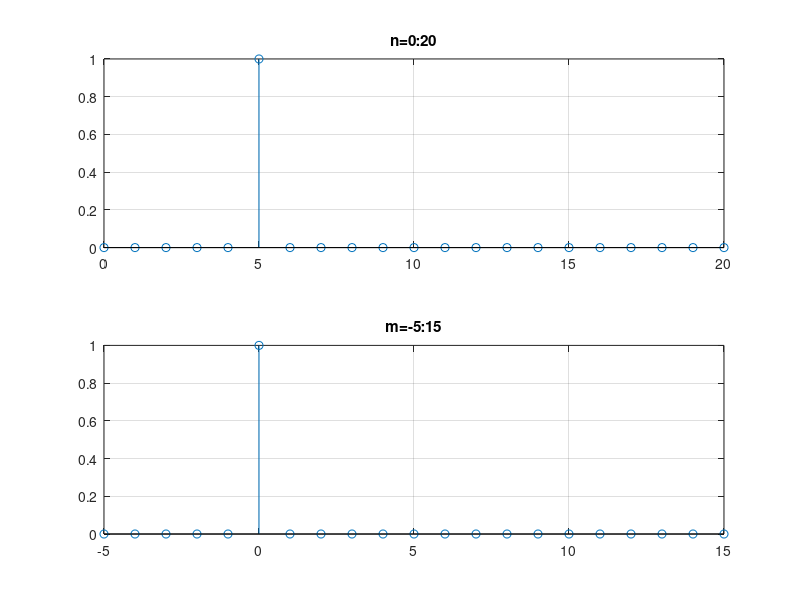
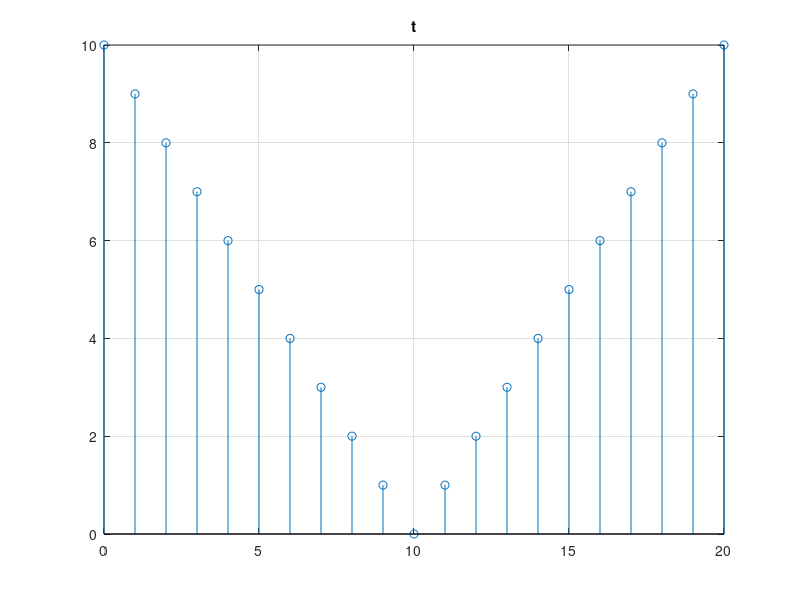
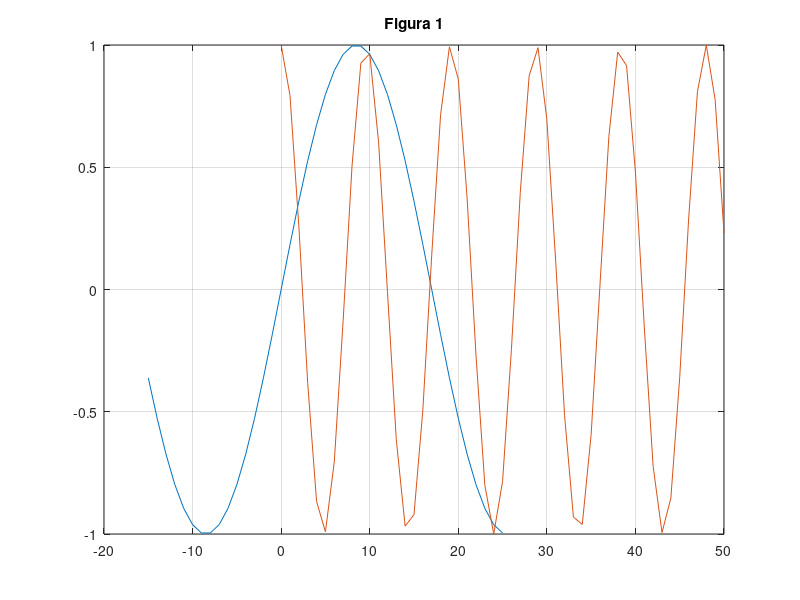
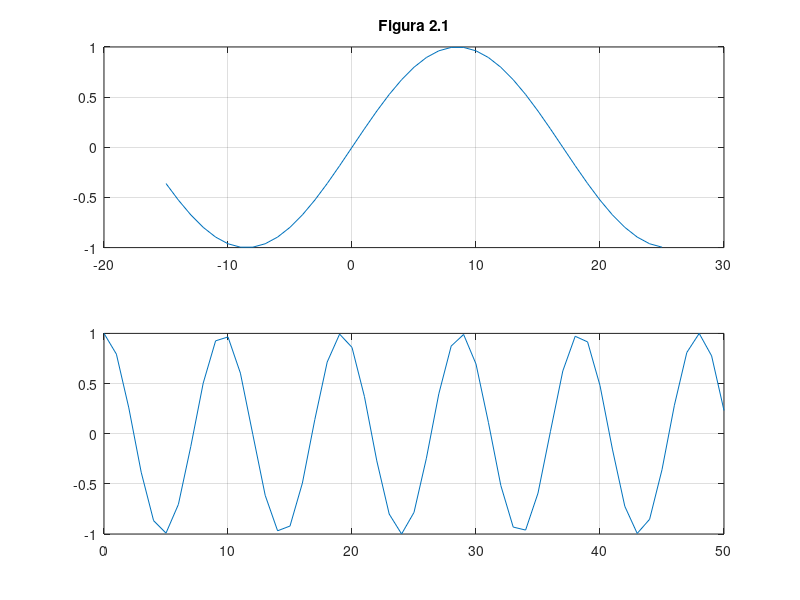

The MATLAB source for these figures, in order:
clear all
close all
clc

% subpunctul a)
z=([zeros(1,5) 1 zeros(1,15)]); 
n=0:20;
m=-5:15;
subplot(2,1,1),stem(n,z),title('n=0:20'),grid 
subplot(2,1,2),stem(m,z),title('m=-5:15'),grid

% subpunctul b)
t=abs(10-n);
figure
stem(n,t),title('t'),grid

% subpunctul c)
n1=-15:25;
n2=0:50;

x1=sin((pi/17)*n1);
x2=cos((pi/sqrt(23))*n2);
figure
plot(n1,x1,n2,x2),title('Figura 1'),grid

figure
subplot(2,1,1),plot(n1,x1),title('Figura 2.1'),grid 
subplot(2,1,2),plot(n2,x2),grid

figure
subplot(2,1,1),stem(n1,x1),title('Figura 2.2'),grid 
subplot(2,1,2),stem(n2,x2),grid


